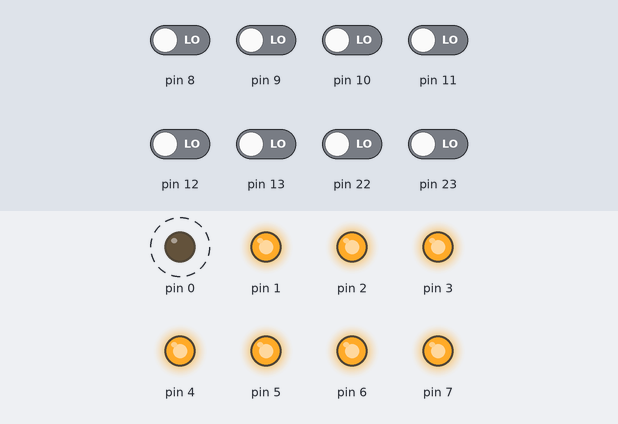
Bench run of a sketch on a simulated Arduino Uno, built with avr-gcc and run on an emulated ATmega328P. On the bench: output pins drawn as LEDs (lit = HIGH). Dashed ring = blinking. Inputs (shaded band) come from the test bench; at power-on: pin 8–13, pin 22, pin 23 LOW.

Above: at 2.8 s.
2.9 s: pin 10 driven HIGH
At 7.3 s:
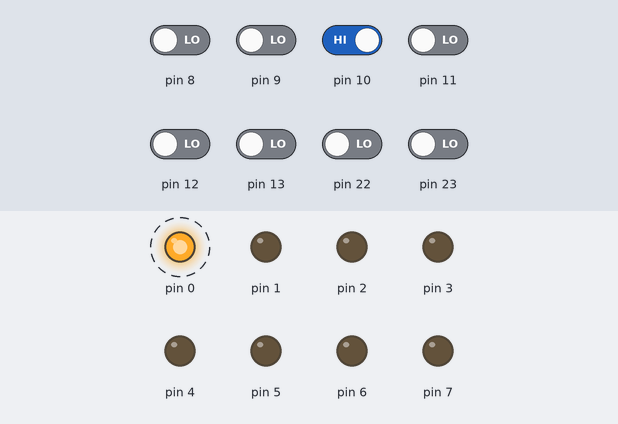
10.5 s: pin 8 driven HIGH
At 19.8 s:
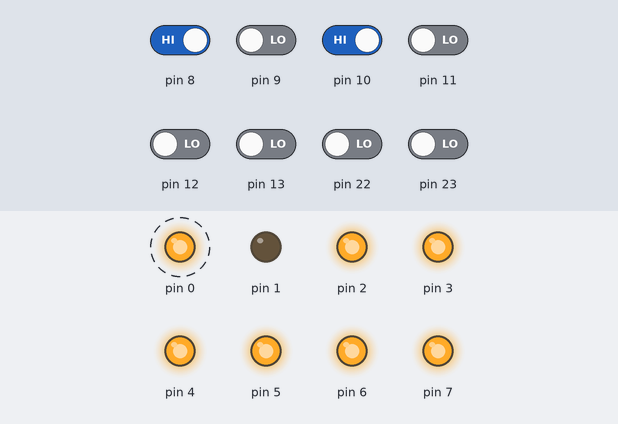
23.5 s: pin 8 driven LOW
At 35.8 s:
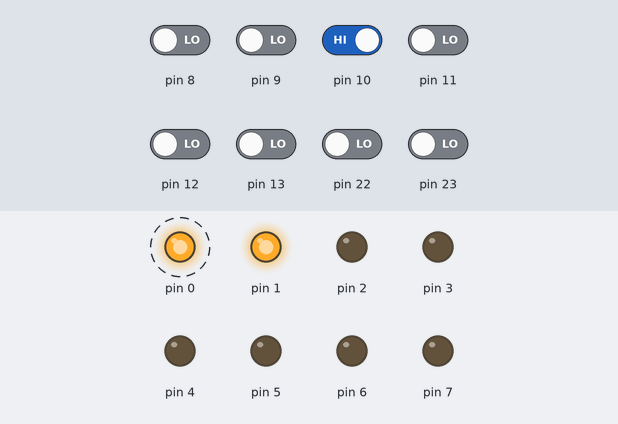
41.5 s: pin 9 driven HIGH
At 57.3 s:
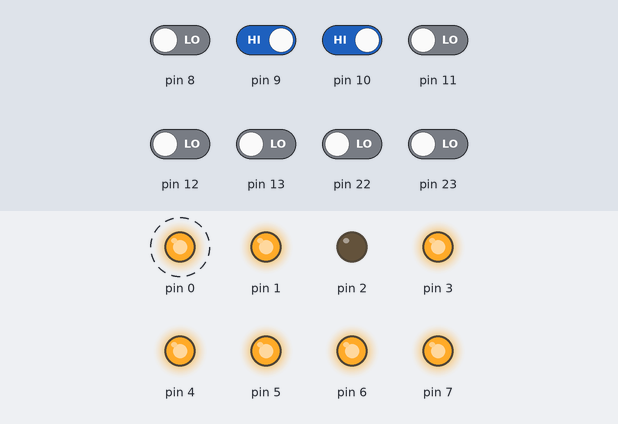
63.5 s: pin 9 driven LOW
At 66.6 s:
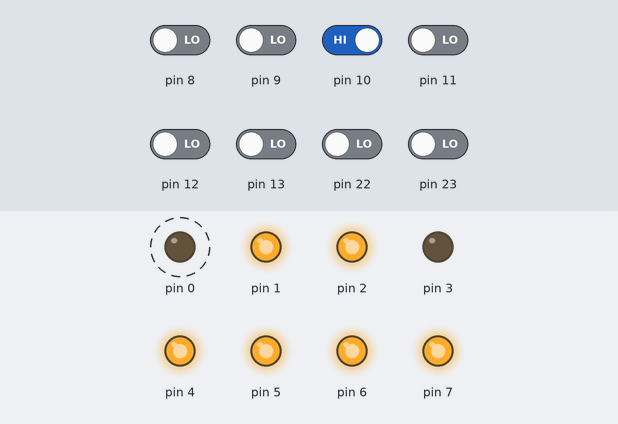
67.0 s: pin 11 driven HIGH
At 75.8 s:
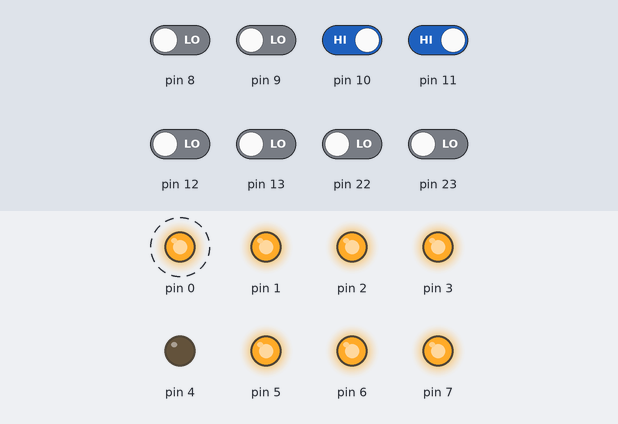
Timing chart, 0 to 79.5 s (numbered marks = the images above; inputs shaded):
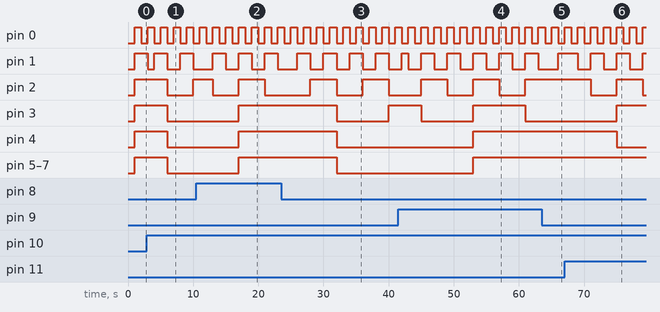

The sketch:

part1.ino
```cpp
int counter = 0;
int val;

void setup()
{
  DDRD = B11111111;
  DDRB = 0x00;
  //Serial.begin(9600);
}
void loop()
{
  PORTD = counter;
  val = PINB;
  if(val == 4){
  counter++;
  }else{
  counter--;
  }
  //Serial.print(pinState10);
  delay(1000);
}
```

Measured:
- after the input at 2.9 s, pin 3: HIGH → LOW after 3.1 s instead of 6.1 s; pin 4–7: HIGH → LOW after 3.1 s
- after the input at 10.5 s, pin 4: LOW → HIGH after 6.5 s instead of 11.5 s; pin 5–7: LOW → HIGH after 6.5 s
- after the input at 23.5 s, pin 4: HIGH → LOW after 8.5 s instead of 9.5 s; pin 5–7: HIGH → LOW after 8.5 s
- after the input at 41.5 s, pin 4: LOW → HIGH after 11.5 s instead of 6.5 s; pin 5–7: LOW → HIGH after 11.5 s
- after the input at 63.5 s, pin 1: LOW → HIGH after 2.5 s instead of 1.5 s; pin 2: stays HIGH (without the input it goes to LOW after 1.5 s)
- after the input at 67.0 s, pin 4: HIGH → LOW after 8.0 s instead of 9.0 s; pin 5–7: stays HIGH (without the input it goes to LOW after 9.0 s)
- by itself, pin 0: alternates HIGH for 1.0 s and LOW for 1.0 s
- by itself, pin 1: repeats every 4.0 s: LOW 2.0 s, HIGH 2.0 s
